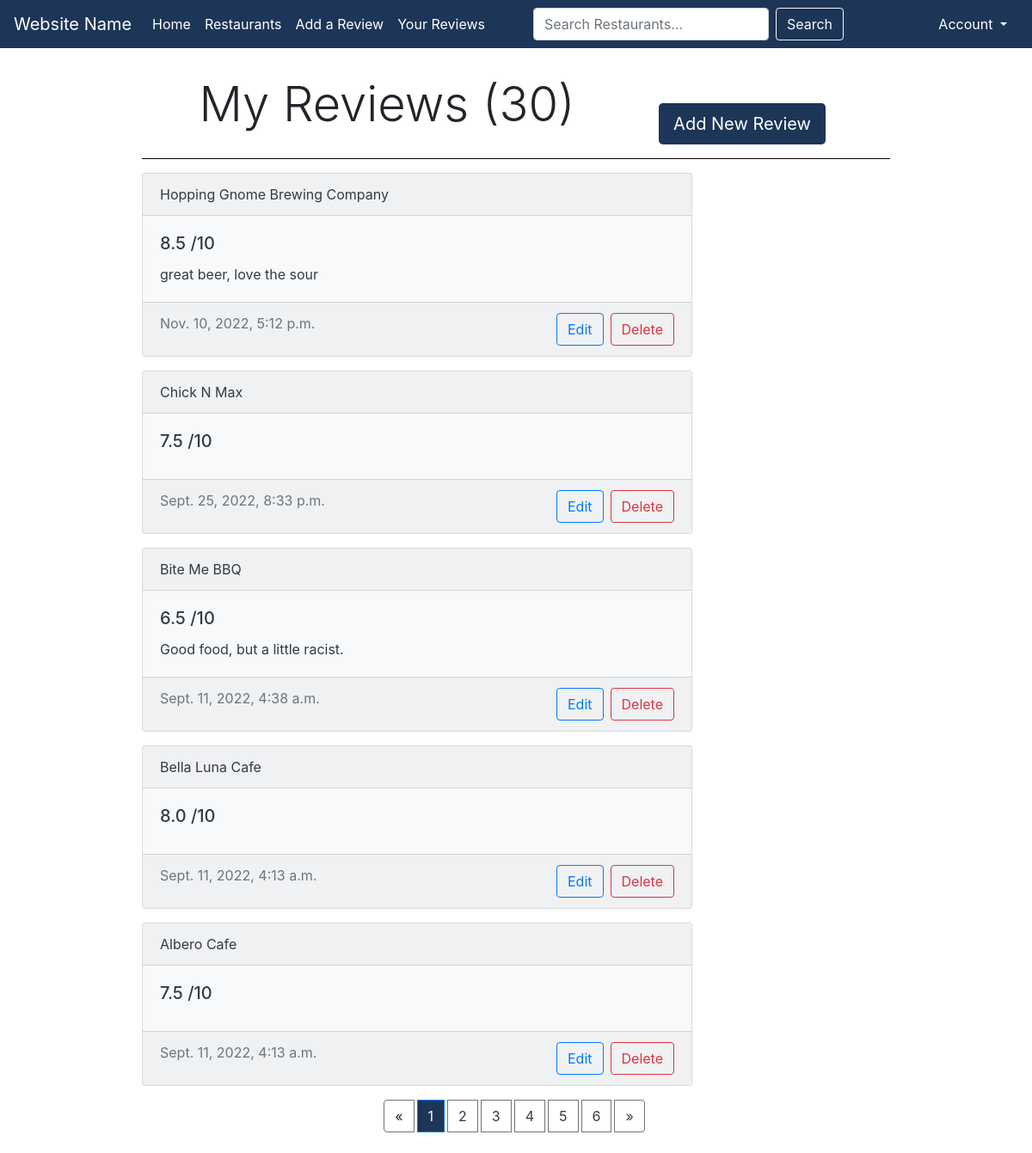
Page /ratings (signed in) on the committed database.
### restaurants/models.py (models this page shows, shortened)
class Rating(models.Model):
    user = models.ForeignKey(
        User, on_delete=models.CASCADE, null=False)
    restaurant = models.ForeignKey(
        Restaurant, on_delete=models.CASCADE, null=False)
    rating = models.DecimalField(decimal_places=1, max_digits=3)
    review = models.TextField(null=True, blank=True)
    updated = models.DateTimeField(auto_now=True)
    created = models.DateTimeField(auto_now_add=True)
    class Meta:
        ordering = ['-updated', '-created']
        unique_together = [['user', 'restaurant']]

class Restaurant(models.Model):
    name = models.CharField(max_length=100, null=False)
    tags = models.CharField(max_length=50, null=True)
    local_highlight = models.CharField(max_length=500, null=True)
    class Meta:
        db_table = "restaurant"
    def __str__(self):
        return self.name

### restaurants/views.py (the view)
# urls.py: path("ratings", views.ratings, name="ratings"),
@login_required(login_url="login")
def ratings(request):
    user = request.user
    ratings = Rating.objects.filter(user=user)
    rating_count = Rating.objects.filter(user=user).count()
    paginator = Paginator(ratings, 5)
    page_number = request.GET.get('page', 1)
    page_obj = paginator.get_page(page_number)
    page_obj.adjusted_elided_pages = paginator.get_elided_page_range(page_number, on_each_side=2)
    context = {'ratings': ratings, 'user': user, 'page_obj': page_obj, 'ratingCount': rating_count}
    return render(request, "restaurants/ratings.html", context)

### restaurants/templates/restaurants/ratings.html (shortened to what this page needs)
{% extends 'restaurants/base.html' %}
{% block content %}
<div class="container w-75">
  <div class="row">
    <h1 class="display-4 col-sm-8 mt-3 text-center">My Reviews ({{ratingCount}})</h1>
    <div class="col-sm-3">
      <div class= "btn-toolbar float-right mt-5">
        <a class="btn darkBlue btn-lg" href="{% url 'addrating' %}">Add New Review</a>
      </div>
    </div>
  </div>
<hr size="10" color="#000000" noshade>
{% for rating in page_obj %}
        <div class="card text-dark bg-light mb-3" style="max-width: 40rem;">
          <div class="card-header">{{rating.restaurant}}</div>
            <div class="card-body">
              <h5 class="card-title">{{rating.rating}} /10</h5>
              <p class="card-text">{{rating.review}}</p>
            </div>
          <div class="card-footer text-muted">{{rating.updated}}
            <div class= "btn-toolbar float-right">
              <a class="btn btn-outline-primary mr-2" href="{% url 'update-rating' rating.id %}">Edit</a>
              <a class="btn btn-outline-danger" href="{% url 'delete-rating' rating.id %}">Delete</a>
            </div>
          </div>
        </div>
        {% empty %}
          <div class="alert alert-light" role="alert"> Oops! Looks like you haven't reviewed anything yet! &#9785; </div>
{% endfor %}
<nav class="mt-3" aria-label="Page navigation">
  <ul class="pagination justify-content-center flex-wrap mt-2 mb-4">
    {% if page_obj.has_previous %}
        <li class="page-item mr-1"><a class="page-link" href="?page={{ page_obj.previous_page_number }}">&laquo;</a></li>
    {% else %}
        <li class="page-item mr-1"><a class="page-link">&laquo;</a></li>
    {% endif %}
    {% for i in page_obj.adjusted_elided_pages|default_if_none:page_obj.paginator.get_elided_page_range %}
        {% if page_obj.number == i %}
            <li class="active page-item mr-1"><span class="page-link" id="activeItem">{{ i }} <span class="sr-only">(current)</span></span>
            </li>
        {% else %}
            {% if i == page_obj.paginator.ELLIPSIS %}
                <li class="page-item mr-1"><a class="page-link">{{ i }}</a></li>
            {% else %}
                <li class="page-item mr-1"><a class="page-link" href="?page={{ i }}">{{ i }}</a></li>
            {% endif %}
        {% endif %}
    {% endfor %}
    {% if page_obj.has_next %}
        <li class="page-item mr-1"><a class="page-link" href="?page={{ page_obj.next_page_number }}">&raquo;</a></li>
    {% else %}
        <li class="page-item mr-1"><a class="page-link">&raquo;</a></li>
    {% endif %}
  </ul>
</nav>
</div>
{% endblock %}

### restaurants/templates/restaurants/base.html (style rules this page uses)
.darkBlue { background-color: #1d3557; color: white; }

### restaurants/templates/restaurants/ratings.html (style rules this page uses)
.darkBlue { background-color: #1d3557; color: white; }
.page-item [href] { color: rgb(60, 59, 59); }
.page-link { border-color: #747373; }
#activeItem { background-color: #1d3557; }

### rows in the picture
Rating: restaurant "Hopping Gnome Brewing Company", rating "8.5", review "great beer, love the sour", updated "Nov. 10, 2022, 5:12 p.m."
Rating: restaurant "Chick N Max", rating "7.5", updated "Sept. 25, 2022, 8:33 p.m."
Rating: restaurant "Bite Me BBQ", rating "6.5", review "Good food, but a little racist.", updated "Sept. 11, 2022, 4:38 a.m."
Rating: restaurant "Bella Luna Cafe", rating "8.0", updated "Sept. 11, 2022, 4:13 a.m."
Rating: restaurant "Albero Cafe", rating "7.5", updated "Sept. 11, 2022, 4:13 a.m."

### other values in the picture
{{ ratingCount }} "30"
{{ i }} "1"
{{ i }} "2" "3" "4" "5" "6"
